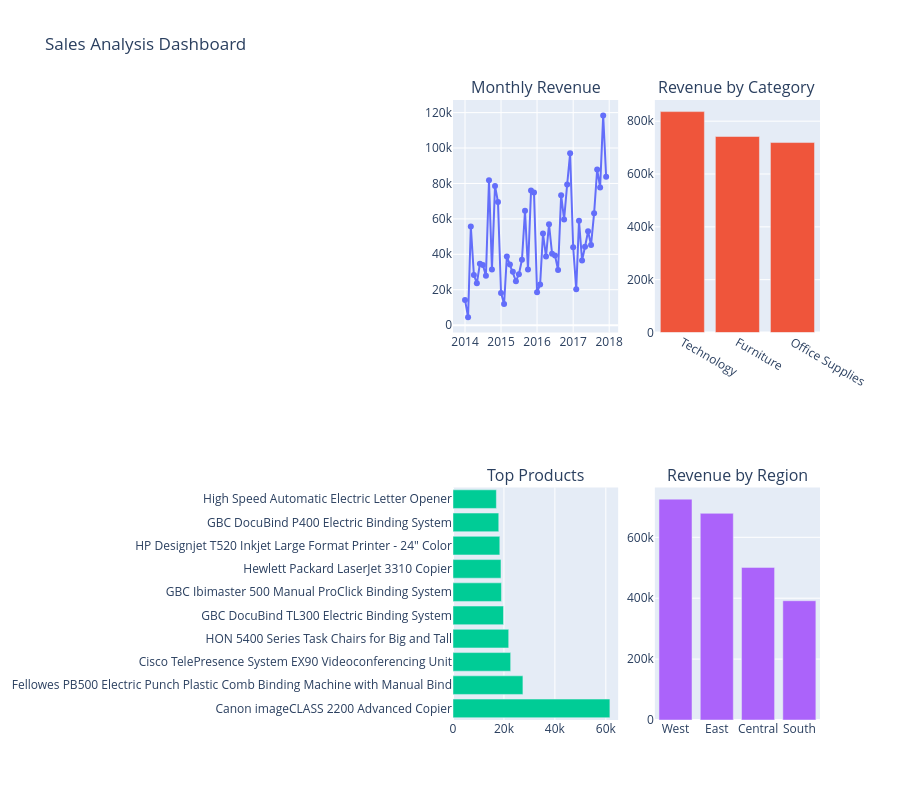

Notebook cell for this chart:
### Markdown cell above
## Interactive Sales Dashboard

This dashboard combines multiple interactive Plotly visualizations into a single business reporting view.

### Code cell
from plotly.subplots import make_subplots

fig = make_subplots(
    rows=2,
    cols=2,
    subplot_titles=(
        "Monthly Revenue",
        "Revenue by Category",
        "Top Products",
        "Revenue by Region"
    )
)

fig.add_trace(
    go.Scatter(
        x=monthly_sales["Order Date"],
        y=monthly_sales["Revenue"],
        mode="lines+markers",
        name="Monthly Revenue"
    ),
    row=1,
    col=1
)

fig.add_trace(
    go.Bar(
        x=category_sales["Category"],
        y=category_sales["Revenue"],
        name="Category"
    ),
    row=1,
    col=2
)

fig.add_trace(
    go.Bar(
        x=top_products["Revenue"],
        y=top_products["Product Name"],
        orientation="h",
        name="Products"
    ),
    row=2,
    col=1
)

fig.add_trace(
    go.Bar(
        x=top_regions["Region"],
        y=top_regions["Revenue"],
        name="Region"
    ),
    row=2,
    col=2
)

fig.update_layout(
    title="Sales Analysis Dashboard",
    height=800,
    showlegend=False
)

fig.show()

### Figure 1 — Plotly figure (JSON) as saved in the notebook; plotly's stock layout.template omitted (floating-point values rounded to 4 significant figures)
{"data": [{"mode": "lines+markers", "name": "Monthly Revenue", "type": "scatter", "x": ["2014-01", "2014-02", "2014-03", "2014-04", "2014-05", "2014-06", "2014-07", "2014-08", "2014-09", "2014-10", "2014-11", "2014-12", "2015-01", "2015-02", "2015-03", "2015-04", "2015-05", "2015-06", "2015-07", "2015-08", "2015-09", "2015-10", "2015-11", "2015-12", "2016-01", "2016-02", "2016-03", "2016-04", "2016-05", "2016-06", "2016-07", "2016-08", "2016-09", "2016-10", "2016-11", "2016-12", "2017-01", "2017-02", "2017-03", "2017-04", "2017-05", "2017-06", "2017-07", "2017-08", "2017-09", "2017-10", "2017-11", "2017-12"], "xaxis": "x", "y": [14240.0, 4520.0, 55690.0, 28300.0, 23650.0, 34600.0, 33950.0, 27910.0, 81780.0, 31450.0, 78630.0, 69550.0, 18170.0, 11950.0, 38730.0, 34200.0, 30130.0, 24800.0, 28770.0, 36900.0, 64600.0, 31400.0, 75970.0, 74920.0, 18540.0, 22980.0, 51720.0, 38750.0, 56990.0, 40340.0, 39260.0, 31120.0, 73410.0, 59690.0, 79410.0, 97000.0, 43970.0, 20300.0, 58870.0, 36520.0, 44260.0, 52980.0, 45260.0, 63120.0, 87870.0, 77780.0, 118400.0, 83830.0], "yaxis": "y"}, {"name": "Category", "type": "bar", "x": ["Technology", "Furniture", "Office Supplies"], "xaxis": "x2", "y": [836200.0, 742000.0, 719000.0], "yaxis": "y2"}, {"name": "Products", "orientation": "h", "type": "bar", "x": [61600.0, 27450.0, 22640.0, 21870.0, 19820.0, 19020.0, 18840.0, 18370.0, 17970.0, 17030.0], "xaxis": "x3", "y": ["Canon imageCLASS 2200 Advanced Copier", "Fellowes PB500 Electric Punch Plastic Comb Binding Machine with Manual Bind", "Cisco TelePresence System EX90 Videoconferencing Unit", "HON 5400 Series Task Chairs for Big and Tall", "GBC DocuBind TL300 Electric Binding System", "GBC Ibimaster 500 Manual ProClick Binding System", "Hewlett Packard LaserJet 3310 Copier", "HP Designjet T520 Inkjet Large Format Printer - 24\" Color", "GBC DocuBind P400 Electric Binding System", "High Speed Automatic Electric Letter Opener"], "yaxis": "y3"}, {"name": "Region", "type": "bar", "x": ["West", "East", "Central", "South"], "xaxis": "x4", "y": [725500.0, 678800.0, 501200.0, 391700.0], "yaxis": "y4"}], "layout": {"annotations": [{"font": {"size": 16}, "showarrow": false, "text": "Monthly Revenue", "x": 0.225, "xanchor": "center", "xref": "paper", "y": 1, "yanchor": "bottom", "yref": "paper"}, {"font": {"size": 16}, "showarrow": false, "text": "Revenue by Category", "x": 0.775, "xanchor": "center", "xref": "paper", "y": 1, "yanchor": "bottom", "yref": "paper"}, {"font": {"size": 16}, "showarrow": false, "text": "Top Products", "x": 0.225, "xanchor": "center", "xref": "paper", "y": 0.375, "yanchor": "bottom", "yref": "paper"}, {"font": {"size": 16}, "showarrow": false, "text": "Revenue by Region", "x": 0.775, "xanchor": "center", "xref": "paper", "y": 0.375, "yanchor": "bottom", "yref": "paper"}], "height": 800, "showlegend": false, "title": {"text": "Sales Analysis Dashboard"}, "xaxis": {"anchor": "y", "domain": [0, 0.45]}, "xaxis2": {"anchor": "y2", "domain": [0.55, 1]}, "xaxis3": {"anchor": "y3", "domain": [0, 0.45]}, "xaxis4": {"anchor": "y4", "domain": [0.55, 1]}, "yaxis": {"anchor": "x", "domain": [0.625, 1]}, "yaxis2": {"anchor": "x2", "domain": [0.625, 1]}, "yaxis3": {"anchor": "x3", "domain": [0, 0.375]}, "yaxis4": {"anchor": "x4", "domain": [0, 0.375]}}}
